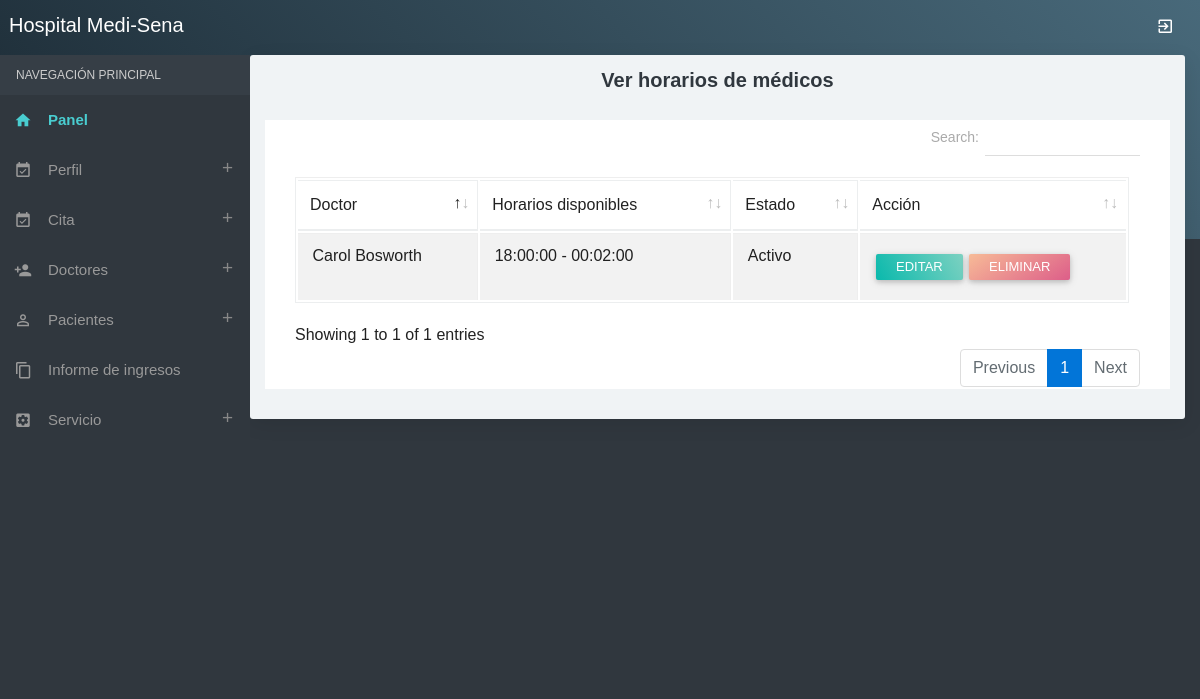
The app's page /viewdoctortimings.php (signed in) with its own data.
### tables this page shows
CREATE TABLE `doctor_timings` (
  `doctor_timings_id` int(10) NOT NULL,
  `doctorid` int(10) NOT NULL,
  `start_time` time NOT NULL,
  `end_time` time NOT NULL,
  `available_day` varchar(15) NOT NULL,
  `status` varchar(10) NOT NULL
);

CREATE TABLE `doctor` ( 
  `doctorid` int(10) NOT NULL,
  `doctorname` varchar(50) NOT NULL,
  `mobileno` varchar(15) NOT NULL,
  `specialtyid` int(10) NOT NULL,
  `loginid` varchar(25) NOT NULL,
  `password` varchar(25) NOT NULL,
  `status` varchar(10) NOT NULL,
  `education` varchar(25) NOT NULL,
  `experience` float(11,1) NOT NULL,
  `consultancy_charge` float(10,2) NOT NULL
);

### viewdoctortimings.php (the view, shortened to what this page needs)
<?php
include("adformheader.php");
include("dbconnection.php");
?>
<div class="container-fluid">
  <div class="block-header">
    <h2 class="text-center">Ver horarios de médicos</h2>
  </div>
<div class="card">
  <section class="container">
    <table class="table table-bordered table-striped table-hover js-exportable dataTable" >
      <thead>
        <tr>
          <td>Doctor</td>
          <td>Horarios disponibles</td>
          <td>Estado</td>
          <td>Acción</td>
        </tr>
      </thead>
      <tbody>
          <?php
		$sql ="SELECT * FROM doctor_timings where doctorid='$_SESSION[doctorid]'";
		$qsql = mysqli_query($con,$sql);
		while($rs = mysqli_fetch_array($qsql))
		{
			$sqldoctor = "SELECT * FROM doctor WHERE doctorid='$rs[doctorid]'";
			$qsqldoctor = mysqli_query($con,$sqldoctor);
			$rsdoctor = mysqli_fetch_array($qsqldoctor);
			$sqldoct = "SELECT * FROM doctor_timings WHERE doctor_timings_id='$rs[doctor_timings_id]'";
			$qsqldoct = mysqli_query($con,$sqldoct);
			$rsdoct = mysqli_fetch_array($qsqldoct);
        echo "<tr>
          <td>&nbsp;$rsdoctor[doctorname]</td>
          <td>&nbsp;$rsdoct[start_time] - $rsdoct[end_time]</td>
          <td>&nbsp;$rs[status]</td>
          <td width='250'>&nbsp;<a href='doctortimings.php?editid=$rs[doctor_timings_id]' class='btn btn-raised btn-sm g-bg-cyan'>Editar</a>  <a href='viewdoctortimings.php?delid=$rs[doctor_timings_id]' class='btn btn-raised btn-sm g-bg-blush2'>Eliminar</a> </td>
        </tr>";
		}
		?>
      </tbody>
    </table>
</section>
</div>
</div>
<?php
include("adformfooter.php");
?>

### records on screen
doctor_timings: doctorid.doctorname "Carol Bosworth", start_time "18:00:00", end_time "00:02:00", status "Activo"
